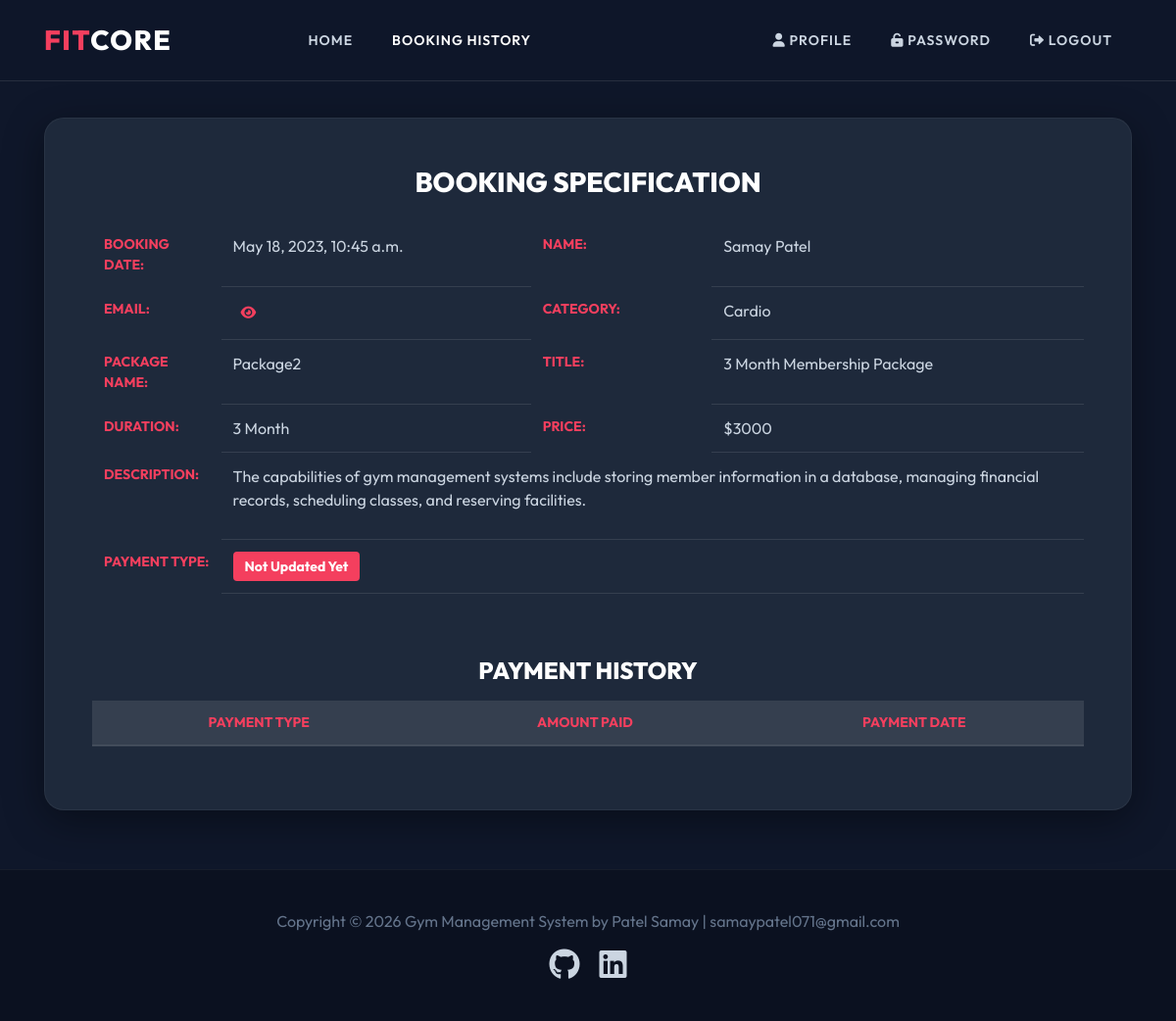
Screenshot of /booking_detail/5/ with the database file from the repository.
### gym/models.py (models this page shows, shortened)
class Booking(models.Model):
    package = models.ForeignKey(Package, on_delete=models.CASCADE, null=True, blank=True)
    register = models.ForeignKey(Signup, on_delete=models.CASCADE, null=True, blank=True)
    bookingnumber = models.CharField(max_length=100, null=True, blank=True)
    status = models.IntegerField(choices=STATUS, default=1)
    creationdate = models.DateTimeField(auto_now_add=True)

class Package(models.Model):
    category = models.ForeignKey(Category, on_delete=models.CASCADE, null=True)
    packagename = models.ForeignKey(Packagetype, on_delete=models.CASCADE, null=True)
    titlename = models.CharField(max_length=200, null=True)
    packageduration = models.CharField(max_length=50, null=True)
    price = models.CharField(max_length=200, null=True)
    description = models.CharField(max_length=200, null=True)
    creationdate = models.DateTimeField(auto_now_add=True)

class Signup(models.Model):
    user = models.ForeignKey(User, on_delete=models.CASCADE, null=True)
    mobile = models.CharField(max_length=15, null=True)
    state = models.CharField(max_length=150, null=True)
    city = models.CharField(max_length=150, null=True)
    address = models.CharField(max_length=200, null=True)
    creationdate = models.DateTimeField(auto_now_add=True)

class Category(models.Model):
    categoryname = models.CharField(max_length=200, null=True)
    status = models.CharField(max_length=300, null=True)
    creationdate = models.DateTimeField(auto_now_add=True)

class Packagetype(models.Model):
    category = models.ForeignKey(Category, on_delete=models.CASCADE, null=True)
    packagename = models.CharField(max_length=200, null=True)
    creationdate = models.DateTimeField(auto_now_add=True)
    def __str__(self):
        return self.packagename

### gym/views.py (the view, shortened to what this page needs)
# urls.py: path('booking_detail/<int:pid>/', booking_detail, name="booking_detail"),
def booking_detail(request, pid):
    data = Booking.objects.get(id=pid)
    payment = Paymenthistory.objects.filter(booking=data)
    if request.user.is_staff:
        return render(request, "admin/admin_booking_detail.html", locals())
    else:
        return render(request, "user_booking_detail.html", locals())

### gym/templates/user_booking_detail.html (shortened to what this page needs)
{% load static %}
<!DOCTYPE html>
<html lang="en">
<head>
    <link rel="stylesheet" href="https://cdnjs.cloudflare.com/ajax/libs/font-awesome/6.0.0/css/all.min.css">
    <link rel="stylesheet" href="{% static 'assets/css/bootstrap.min.css' %}">
    <link rel="stylesheet" href="{% static 'assets/css/custom.css' %}">
</head>
<body>
<nav class="navbar navbar-expand-lg navbar-custom">
    <div class="container">
        <a class="navbar-brand" href="/">FIT<span style="color:#ffffff;">CORE</span></a>
        <div class="collapse navbar-collapse" id="navbarNav">
            <ul class="navbar-nav mx-auto">
                <li class="nav-item"><a class="nav-link" href="/">Home</a></li>
                <li class="nav-item"><a class="nav-link" href="/booking_history/" style="color:#ffffff!important;">Booking History</a></li>
            </ul>
            <ul class="navbar-nav ml-auto">
                <li class="nav-item"><a class="nav-link" href="/user_profile/"><i class="fa fa-user"></i> Profile</a></li>
                <li class="nav-item"><a class="nav-link" href="/user_change_password/"><i class="fa fa-unlock-alt"></i> Password</a></li>
                <li class="nav-item"><a class="nav-link" href="/user_logout/"><i class="fa fa-sign-out-alt"></i> Logout</a></li>
            </ul>
        </div>
    </div>
</nav>
<div class="inner-page-wrapper">
    <div class="container">
        <div class="row">
            <div class="col-lg-12">
                <div class="custom-form p-5">
                    <h3 class="mb-4 text-center text-white" style="font-weight: 800; text-transform:uppercase;">Booking Specification</h3>
                    <div class="table-responsive mb-5">
                        <table class="table">
                            <tr>
                                <th>Booking Date:</th>
                                <td>{{data.package.creationdate}}</td>
                                <th>Name:</th>
                                <td>{{data.register.user.first_name}} {{data.register.user.last_name}}</td>
                            </tr>
                            <tr>
                                <th>Email:</th>
                                <td>
                                    <button type="button" class="btn btn-sm btn-outline-light" id="email-btn-1" style="background:transparent; border:none; color:#f43f5e;" onclick="togglePassword('email-1', this.id)"><i class="fa fa-eye"></i></button>
                                </td>
                                <th>Category:</th>
                                <td>{{data.package.category.categoryname}}</td>
                            </tr>
                            <tr>
                                <th>Package Name:</th>
                                <td>{{data.package.packagename}}</td>
                                <th>Title:</th>
                                <td>{{data.package.titlename}}</td>
                            </tr>
                            <tr>
                                <th>Duration:</th>
                                <td>{{data.package.packageduration}}</td>
                                <th>Price:</th>
                                <td>${{data.package.price}}</td>
                            </tr>
                            <tr>
                                <th>Description:</th>
                                <td colspan="3">{{data.package.description|safe}}</td>
                            </tr>
                            <tr>
                                <th>Payment Type:</th>
                                <td colspan="3"><span class="badge" style="background-color:#f43f5e; font-size:14px; padding:8px 12px; color:white;">{{data.get_status_display}}</span></td>
                            </tr>
                        </table>
                    </div>
                    <h4 class="mb-3 text-center text-white" style="font-weight: 800; text-transform:uppercase;">Payment History</h4>
                    <div class="table-responsive">
                        <table class="table text-center table-hover">
                            <thead style="background-color: rgba(255,255,255,0.1);">
                            <tr>
                                <th>Payment Type</th>
                                <th>Amount Paid</th>
                                <th>Payment Date</th>
                            </tr>
                            </thead>
                        </table>
                    </div>
                </div>
            </div>
        </div>
    </div>
</div>
<footer>
    <div class="container">
        <p>Copyright &copy; <script>document.write(new Date().getFullYear());</script> Gym Management System by Patel Samay | samaypatel071@gmail.com</p>
                    <div style="margin-top: 15px; display: flex; justify-content: center; align-items: center; gap: 20px;">
                        <a href="https://github.com/Samay-P07" target="_blank" title="GitHub" style="color:#cbd5e1; text-decoration:none;"><i class="fab fa-github fa-2x" style="transition:0.3s;" onmouseover="this.style.color='#f43f5e'" onmouseout="this.style.color='#cbd5e1'"></i></a>
                        <a href="https://linkedin.com/in/samaypatel7" target="_blank" title="LinkedIn" style="color:#cbd5e1; text-decoration:none;"><i class="fab fa-linkedin fa-2x" style="transition:0.3s;" onmouseover="this.style.color='#f43f5e'" onmouseout="this.style.color='#cbd5e1'"></i></a>
                    </div>
    </div>
</footer>
</body>
</html>

### gym/static/assets/css/custom.css (style rules this page uses)
body { font-family: 'Outfit', sans-serif; background-color: #0f172a; color: #e2e8f0; margin: 0; padding: 0; overflow-x: hidden; }
.navbar-custom { background: rgba(15, 23, 42, 0.85); backdrop-filter: blur(12px); border-bottom: 1px solid rgba(255,255,255,0.1); position: fixed; top: 0; width: 100%; z-index: 999; padding: 15px 0; }
.navbar-custom .navbar-brand { font-weight: 800; color: #f43f5e; font-size: 28px; letter-spacing: 1.5px; }
.navbar-custom .nav-link { color: #cbd5e1 !important; font-weight: 600; margin: 0 12px; text-transform: uppercase; font-size: 14px; letter-spacing: 1px; transition: color 0.3s ease; }
.custom-form { background: #1e293b; padding: 50px; border-radius: 20px; box-shadow: 0 10px 40px rgba(0,0,0,0.4); border: 1px solid rgba(255,255,255,0.05); }
footer { background: #0b1120; padding: 40px 0; text-align: center; color: #64748b; border-top: 1px solid rgba(255,255,255,0.05); }
footer a { color: #f43f5e; text-decoration: none; }
.inner-page-wrapper { padding-top: 120px; padding-bottom: 60px; }
table { color: #e2e8f0 !important; }
.table td, .table th { border-color: rgba(255,255,255,0.1) !important; }

### gym/templates/user_booking_detail.html (style rules this page uses)
.table th { color: #f43f5e !important; border-top:none!important; text-transform: uppercase; font-size:14px; }
.table td { color: #cbd5e1 !important; border-top:none!important; border-bottom:1px solid rgba(255,255,255,0.05); }

### rows the page displays
Booking: package.creationdate "May 18, 2023, 10:45 a.m.", register.user.first_name "Samay", register.user.last_name "Patel", package.category.categoryname "Cardio", package.packagename "Package2", package.titlename "3 Month Membership Package", package.packageduration "3 Month", package.price "3000", package.description "The capabilities of gym management systems include storing member information in a database, managing financial records, scheduling classes, and reserving facilities.", status "Not Updated Yet"
